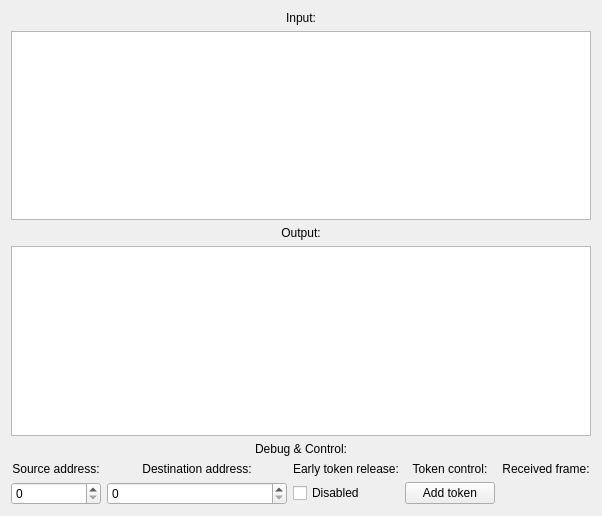
<?xml version="1.0" encoding="UTF-8"?>
<ui version="4.0">
 <class>MainWindow</class>
 <widget class="QMainWindow" name="MainWindow">
  <property name="geometry">
   <rect>
    <x>0</x>
    <y>0</y>
    <width>602</width>
    <height>516</height>
   </rect>
  </property>
  <property name="windowTitle">
   <string>MainWindow</string>
  </property>
  <widget class="QWidget" name="centralWidget">
   <layout class="QGridLayout" name="gridLayout_4">
    <item row="0" column="0">
     <layout class="QGridLayout" name="gridLayout_3">
      <item row="0" column="0">
       <widget class="QLabel" name="inputLabel">
        <property name="text">
         <string>Input:</string>
        </property>
        <property name="alignment">
         <set>Qt::AlignCenter</set>
        </property>
       </widget>
      </item>
      <item row="1" column="0">
       <widget class="InputTextEdit" name="inputTextEdit"/>
      </item>
     </layout>
    </item>
    <item row="1" column="0">
     <layout class="QGridLayout" name="inputGridLayout">
      <item row="0" column="0">
       <widget class="QLabel" name="outputLabel">
        <property name="text">
         <string>Output:</string>
        </property>
        <property name="alignment">
         <set>Qt::AlignCenter</set>
        </property>
       </widget>
      </item>
      <item row="1" column="0">
       <widget class="QTextEdit" name="outputTextEdit">
        <property name="readOnly">
         <bool>true</bool>
        </property>
       </widget>
      </item>
     </layout>
    </item>
    <item row="2" column="0">
     <layout class="QGridLayout" name="outputGridLayout">
      <item row="2" column="4">
       <widget class="QPushButton" name="pushButton">
        <property name="text">
         <string>Add token</string>
        </property>
       </widget>
      </item>
      <item row="2" column="3">
       <widget class="QCheckBox" name="earlyTokenReleaseCheckBox">
        <property name="text">
         <string>Disabled</string>
        </property>
       </widget>
      </item>
      <item row="2" column="0">
       <widget class="QSpinBox" name="sourceSpinBox">
        <property name="maximum">
         <number>255</number>
        </property>
       </widget>
      </item>
      <item row="1" column="3">
       <widget class="QLabel" name="tokenReleaseLabel">
        <property name="text">
         <string>Early token release:</string>
        </property>
        <property name="alignment">
         <set>Qt::AlignCenter</set>
        </property>
       </widget>
      </item>
      <item row="1" column="1" colspan="2">
       <widget class="QLabel" name="destinationLabel">
        <property name="text">
         <string>Destination address:</string>
        </property>
        <property name="alignment">
         <set>Qt::AlignCenter</set>
        </property>
       </widget>
      </item>
      <item row="2" column="1" colspan="2">
       <widget class="QSpinBox" name="destinationSpinBox">
        <property name="maximum">
         <number>255</number>
        </property>
       </widget>
      </item>
      <item row="1" column="0">
       <widget class="QLabel" name="sourceLabel">
        <property name="text">
         <string>Source address:</string>
        </property>
        <property name="alignment">
         <set>Qt::AlignCenter</set>
        </property>
       </widget>
      </item>
      <item row="1" column="4">
       <widget class="QLabel" name="addTokenLabel">
        <property name="text">
         <string>Token control:</string>
        </property>
        <property name="alignment">
         <set>Qt::AlignCenter</set>
        </property>
       </widget>
      </item>
      <item row="1" column="5">
       <widget class="QLabel" name="receivedFrameLabel">
        <property name="text">
         <string>Received frame:</string>
        </property>
        <property name="alignment">
         <set>Qt::AlignCenter</set>
        </property>
       </widget>
      </item>
      <item row="0" column="0" colspan="6">
       <widget class="QLabel" name="debugAndControlLabe">
        <property name="text">
         <string>Debug &amp; Control:</string>
        </property>
        <property name="alignment">
         <set>Qt::AlignCenter</set>
        </property>
       </widget>
      </item>
      <item row="2" column="5">
       <widget class="QLabel" name="frameLabel">
        <property name="text">
         <string/>
        </property>
       </widget>
      </item>
     </layout>
    </item>
   </layout>
  </widget>
 </widget>
 <layoutdefault spacing="6" margin="11"/>
 <customwidgets>
  <customwidget>
   <class>InputTextEdit</class>
   <extends>QTextEdit</extends>
   <header>InputTextEdit.h</header>
  </customwidget>
 </customwidgets>
 <resources/>
 <connections/>
</ui>
